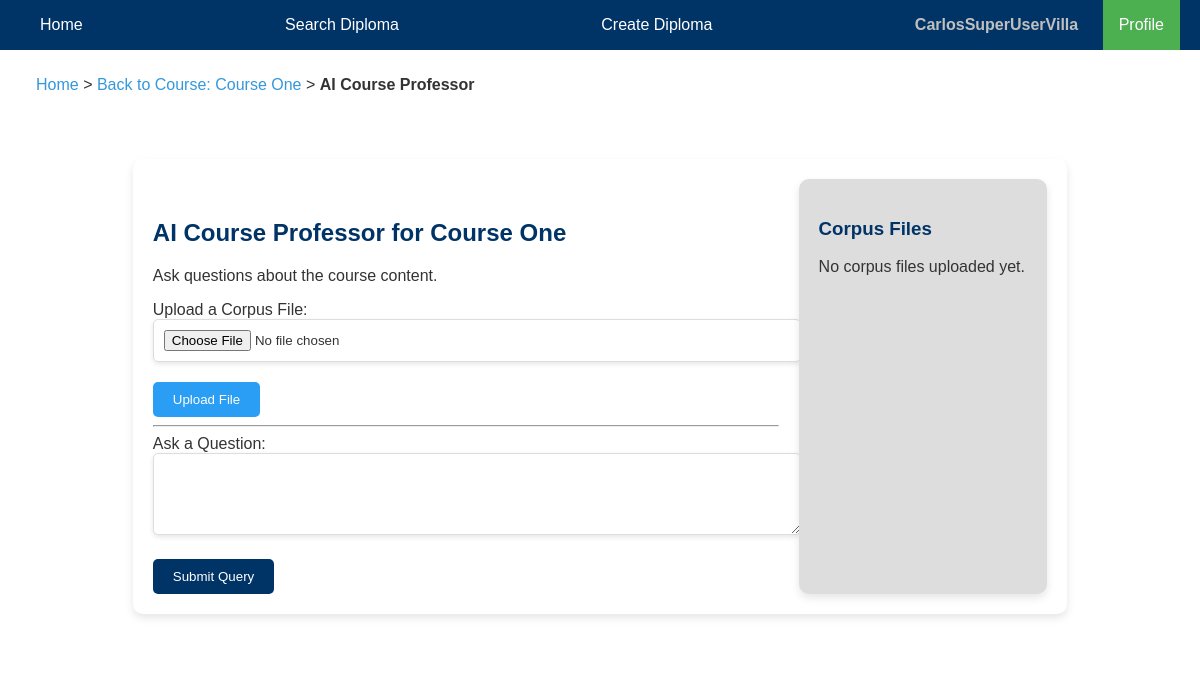
Page /courses/1/ai_professor/ (signed in) on the earlier database version.
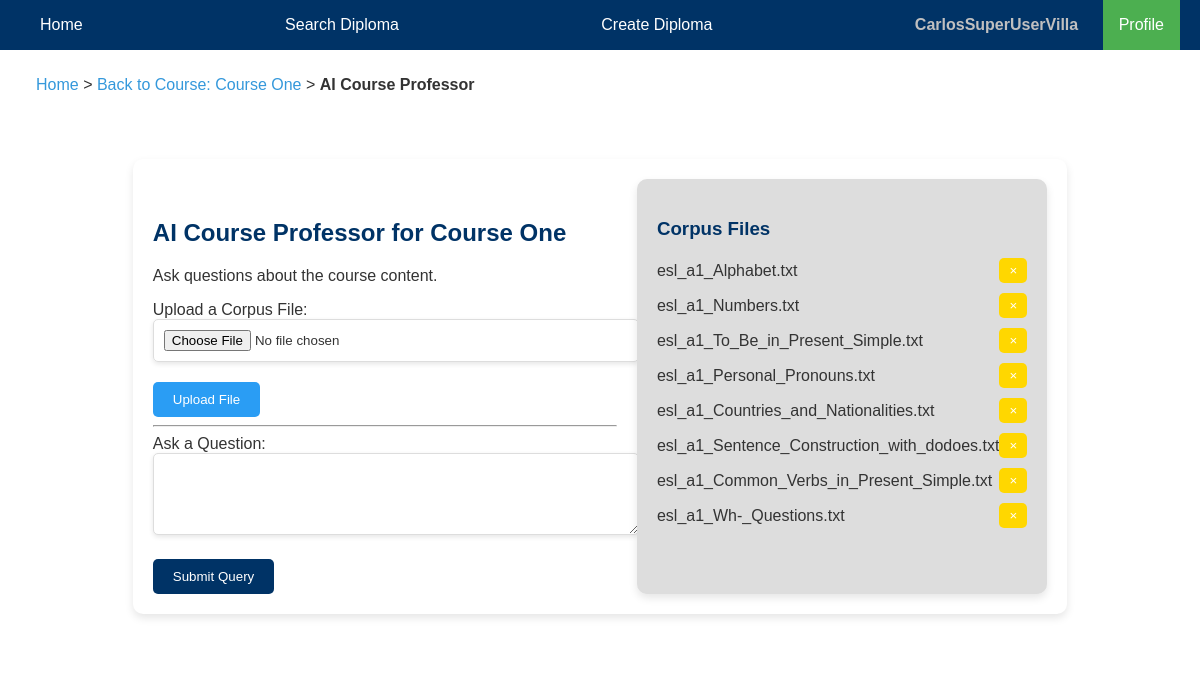
Same page on the later database version.
### edu_core/models.py (models this page shows)
class CustomUser(AbstractUser):
    STUDENT = 'student'
    PROFESSOR = 'professor'
    MODERATOR = 'moderator'
    USER_TYPE_CHOICES = [
        (STUDENT, 'Student'),
        (PROFESSOR, 'Professor'),
        (MODERATOR, 'Moderator'),
    ]
    user_type = models.CharField(max_length=10, choices=USER_TYPE_CHOICES, default=STUDENT)

class Course(models.Model):
    name = models.CharField(max_length=255)
    creation_date = models.DateField(auto_now_add=True)
    last_update_date = models.DateField(auto_now=True)
    author = models.ForeignKey(CustomUser, on_delete=models.SET_NULL, null=True, limit_choices_to={'user_type': CustomUser.PROFESSOR}, related_name='authored_courses')
    students = models.ManyToManyField(CustomUser, through='Registration', related_name='registered_courses')
    image_url = models.URLField(
        max_length=500, null=True, blank=True,
        help_text="Paste a URL to the course image",
        validators=[validate_trusted_url]
    )
    description = models.TextField(null=True, blank=True)
    is_public = models.BooleanField(default=True)  # New field for public visibility
    paused = models.BooleanField(default=False)

class CourseCorpus(models.Model):
    course = models.ForeignKey(Course, on_delete=models.CASCADE, related_name='corpus')
    file = models.FileField(upload_to='course_corpus/')
    upload_date = models.DateTimeField(auto_now_add=True)

### edu_core/views/ai_professor_views.py (the view, shortened to what this page needs)
# urls.py: path('courses/<int:course_id>/ai_professor/', ai_course_professor, name='ai_course_professor'),
@login_required
def ai_course_professor(request, course_id):
    course = get_object_or_404(Course, id=course_id)
    response = None
    user_is_author_or_superuser = request.user == course.author or request.user.is_superuser
    registered = course.students.filter(id=request.user.id).exists()
    corpus_files = CourseCorpus.objects.filter(course=course)
    return render(request, 'edu_core/ai_professor.html', {
        'course': course,
        'response': response,
        'corpus_files': corpus_files,
        'user_is_author_or_superuser': user_is_author_or_superuser,
        'registered': registered
    })

### edu_core/templates/edu_core/ai_professor.html (shortened to what this page needs)
{% extends "edu_core/base.html" %}
{% load static %}
{% block content %}
<link rel="stylesheet" href="{% static 'edu_core/css/ai_professor.css' %}" type="text/css">
<div class="breadcrumb-nav-container">
    <nav class="breadcrumb-nav">
        <a href="{% url 'home' %}" class="breadcrumb">Home</a> &gt;
        <a href="{% url 'course_detail' course.id %}" class="breadcrumb">Back to Course: {{ course.name }}</a> &gt;
        <span class="breadcrumb current">AI Course Professor</span>
    </nav>
</div>
<div class="ai-professor-container">
    <div class="ai-professor-main">
        <h2>AI Course Professor for {{ course.name }}</h2>
        <p>Ask questions about the course content.</p>
        {% if user_is_author_or_superuser %}
        <form method="post" enctype="multipart/form-data">
            <div class="form-group">
                <label for="file_input">Upload a Corpus File:</label>
                <input type="file" id="file_input" name="file_input" class="form-control">
            </div>
            <button type="submit" class="btn btn-primary">Upload File</button>
        </form>
        <hr>
        {% endif %}
        {% if registered or user_is_author_or_superuser %}
        <form method="post">
            <div class="form-group">
                <label for="query_input">Ask a Question:</label>
                <textarea id="query_input" name="query_input" rows="4" class="form-control"></textarea>
            </div>
            <button type="submit" class="btn btn-secondary">Submit Query</button>
        </form>
        {% else %}
        <p>You need to register for this course to ask questions.</p>
        {% endif %}
    </div>
    {% if user_is_author_or_superuser %}
    <div class="corpus-sidebar">
        <h3>Corpus Files</h3>
        <ul class="corpus-file-list">
            {% for corpus in corpus_files %}
            <li>
                {{ corpus.file.name|cut:"course_corpus/" }}
                <form action="{% url 'delete_corpus_file' corpus.id %}" method="post" style="display:inline;">
                    <button type="submit" class="delete-corpus-btn">&times;</button>
                </form>
            </li>
            {% empty %}
            <li>No corpus files uploaded yet.</li>
            {% endfor %}
        </ul>
    </div>
    {% endif %}
</div>
{% endblock %}

### edu_core/templates/edu_core/base.html (shortened to what this page needs)
<!DOCTYPE html>
<html lang="en">
<head>
    {% load static %}
    <link rel="stylesheet" href="{% static 'edu_core/css/base.css' %}">
    <link rel="stylesheet" href="https://cdnjs.cloudflare.com/ajax/libs/font-awesome/6.5.1/css/all.min.css">
</head>
<body>
    <header>
        <div class="navbar">
            <a href="{% url 'home' %}">Home</a>
            <a href="{% url 'diploma_search' %}">Search Diploma</a>
            {% if user.is_authenticated %}
                {% if user.user_type == 'professor' or user.user_type == 'moderator' or user.is_superuser %}
                    <a href="{% url 'create_diploma' %}">Create Diploma</a>
                {% endif %}
                <div class="profile-section">
                    <span class="username">{{ user.get_full_name|default:user.username }}</span>
                    <div class="dropdown">
                        <button class="dropbtn">Profile</button>
                    </div>
                </div>
            {% else %}
                <span class="login-prompt">Log in -></span>
                <a href="{% url 'signup' %}">Signup</a>
                <a href="{% url 'login' %}">Login</a>
            {% endif %}
        </div>
    </header>
    <main>
        {% block content %}{% endblock %}
    </main>
</body>
</html>

### edu_core/static/edu_core/css/base.css (style rules this page uses)
:root { --primary-color: #003366; --secondary-color-1: #ffffff; --secondary-color-2: #3fada8; --accent-color-1: #2a9df4; --accent-color-2: #ffd700; --neutral-color: #dddddd; --background-color: #ffffff; --text-color: #333333; --hover-bg-color: #e0e0e0; --hover-text-color: #003366; --shiny-silver: #c0c0c0; }
.navbar { background-color: var(--primary-color); overflow: visible; display: flex; justify-content: space-between; align-items: center; padding: 0 20px; position: relative; z-index: 10; }
.navbar a { display: block; color: var(--background-color); text-align: center; padding: 14px 20px; text-decoration: none; transition: background-color 0.3s ease-in-out, color 0.3s ease-in-out; }
.username { color: var(--shiny-silver); font-weight: bold; padding: 14px 20px; transition: color 0.3s ease-in-out; }
main { padding: 16px; background-color: var(--background-color); color: var(--text-color); position: relative; z-index: 1; }
.dropdown { position: relative; display: inline-block; }
.dropbtn { background-color: #4CAF50; color: white; padding: 16px; font-size: 16px; border: none; cursor: pointer; z-index: 20; }

### edu_core/static/edu_core/css/ai_professor.css (style rules this page uses)
:root { --primary-color: #003366; --secondary-color-1: #ffffff; --accent-color-1: #2a9df4; --text-color: #333; --neutral-color: #dddddd; --shadow-color: rgba(0, 0, 0, 0.1); }
body, html { margin: 0; padding: 0; width: 100%; height: 100%; font-family: 'Arial', sans-serif; background: var(--secondary-color-1); color: var(--text-color); }
.breadcrumb-nav-container { width: 100%; text-align: left; padding: 10px 20px; box-sizing: border-box; }
.breadcrumb-nav { margin-bottom: 15px; }
.breadcrumb { color: #3498db; text-decoration: none; transition: color 0.3s ease-in-out; }
.breadcrumb.current { color: #333; font-weight: bold; }
.ai-professor-container { width: 80%; margin: 0 auto; box-shadow: 0 4px 8px var(--shadow-color); background-color: var(--secondary-color-1); border-radius: 10px; padding: 20px; box-sizing: border-box; }
.ai-professor-main { margin-top: 20px; }
.ai-professor-container h2 { color: var(--primary-color); }
.form-group { margin-bottom: 20px; }
.form-control { width: 100%; padding: 10px; border: 1px solid var(--neutral-color); border-radius: 5px; box-shadow: 0 2px 5px var(--shadow-color); }
.btn { padding: 10px 20px; border-radius: 5px; border: none; color: var(--secondary-color-1); text-align: center; cursor: pointer; transition: background-color 0.3s ease-in-out, transform 0.2s; }
.btn-primary { background-color: var(--accent-color-1); }
.btn-secondary { background-color: var(--primary-color); }
.ai-professor-container { display: flex; flex-direction: row; gap: 20px; margin: 40px auto; padding: 20px; width: 80%; box-shadow: 0 4px 8px var(--shadow-color); background-color: var(--secondary-color-1); border-radius: 10px; }
.ai-professor-main { flex: 3; }
.corpus-sidebar { flex: 1; background-color: var(--neutral-color); padding: 20px; border-radius: 10px; box-shadow: 0 4px 8px var(--shadow-color); }
.corpus-sidebar h3 { color: var(--primary-color); }
.corpus-file-list { list-style-type: none; padding: 0; }
.corpus-file-list li { margin: 10px 0; display: flex; justify-content: space-between; align-items: center; }
.delete-corpus-btn { background-color: var(--accent-color-2); color: var(--secondary-color-1); border: none; padding: 5px 10px; border-radius: 5px; cursor: pointer; transition: background-color 0.3s ease-in-out; }

Differences in the rows shown:
added CourseCorpus: file.name "esl_a1_Alphabet.txt"
added CourseCorpus: file.name "esl_a1_Numbers.txt"
added CourseCorpus: file.name "esl_a1_To_Be_in_Present_Simple.txt"
added CourseCorpus: file.name "esl_a1_Personal_Pronouns.txt"
added CourseCorpus: file.name "esl_a1_Countries_and_Nationalities.txt"
added CourseCorpus: file.name "esl_a1_Sentence_Construction_with_dodoes.txt"
added CourseCorpus: file.name "esl_a1_Common_Verbs_in_Present_Simple.txt"
added CourseCorpus: file.name "esl_a1_Wh-_Questions.txt"
Other differences:
text no longer shown: "No corpus files uploaded yet."
